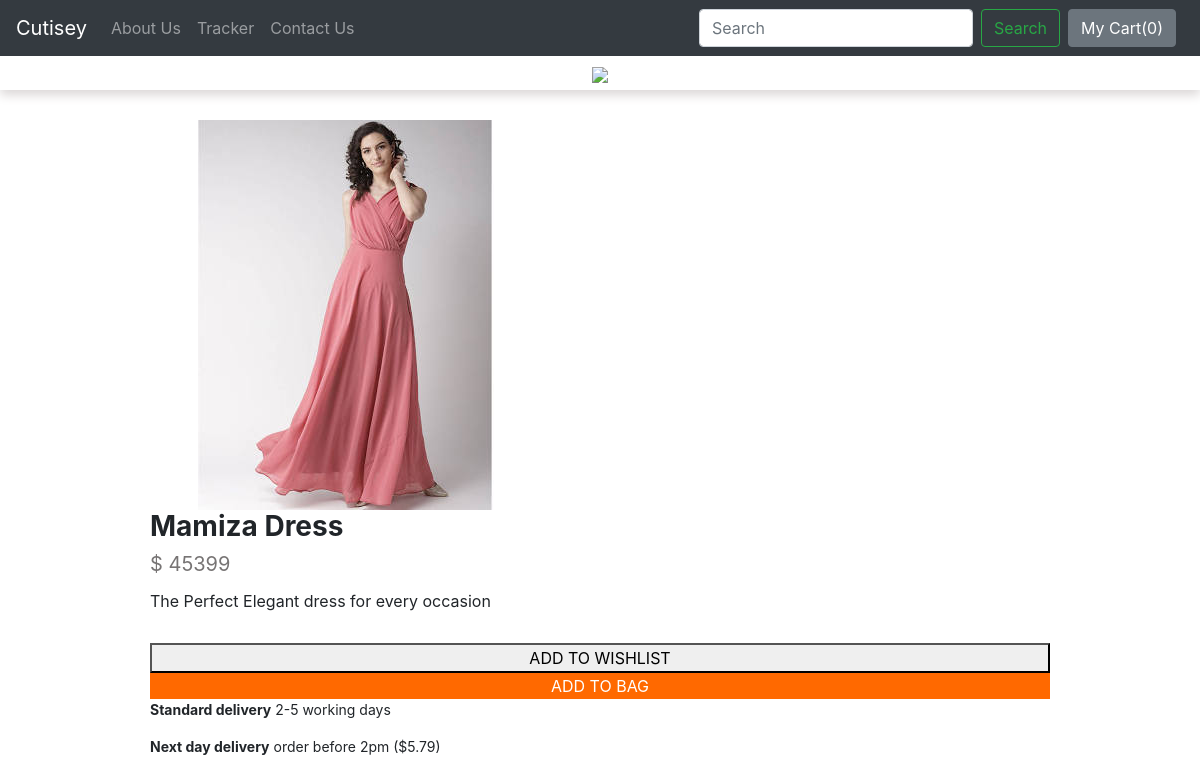
The page /Cutisey/products/4 on the database as committed earlier.
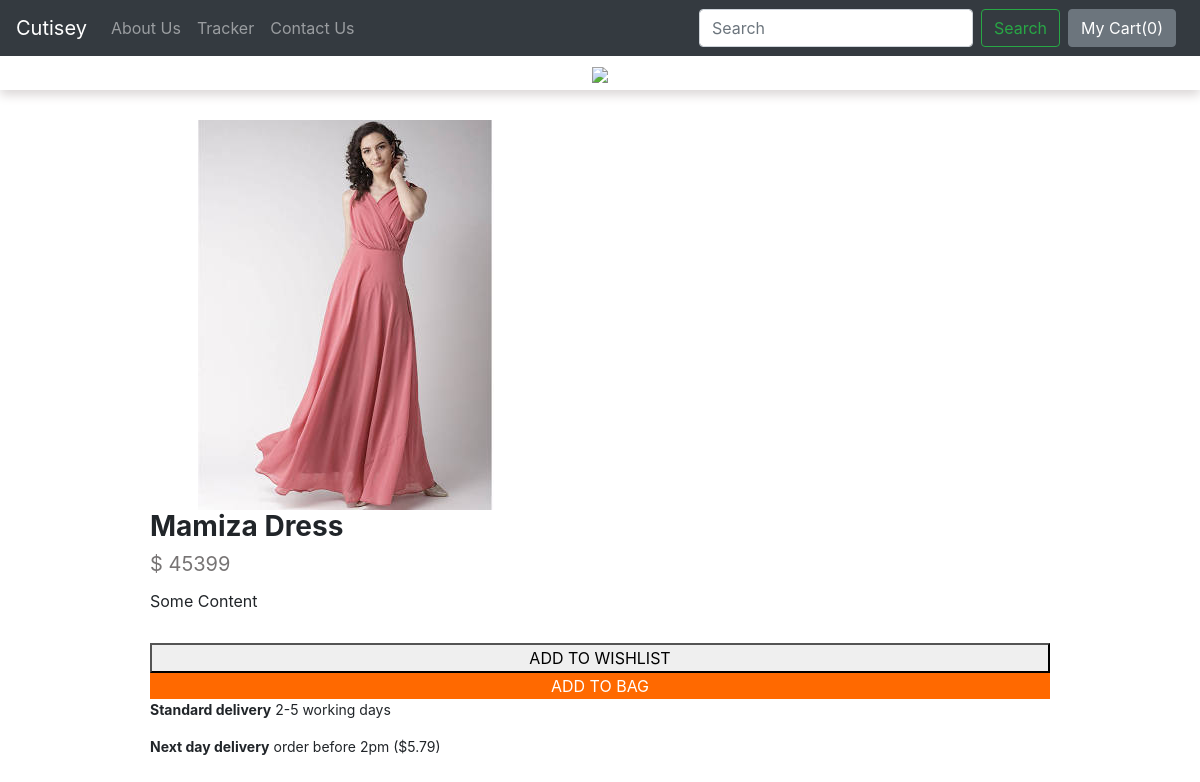
The same page on the database as committed later.
### Cutisey/models.py (models this page shows)
class Product(models.Model):
    product_id = models.AutoField
    product_name = models.CharField(max_length=50)
    category = models.CharField(max_length=50,default="")
    subcategory = models.CharField(max_length=50,default="")
    price = models.IntegerField(default=0)
    desc = models.CharField(max_length=300)
    pub_date = models.DateField()
    image = models.ImageField(upload_to="Cutisey/images",default="")
    def __str__(self):
        return self.product_name

### Cutisey/views.py (the view)
# urls.py: path("products/<int:myid>", views.productView, name="ProductView")
def productView(request, myid):
    product=Product.objects.filter(id=myid)
    print(product)
    return render(request, 'Cutisey/productView.html', {'product':product[0]})

### Cutisey/templates/Cutisey/productView.html (shortened to what this page needs)
{% extends 'Cutisey/basic.html' %}
{% block body %}
     <div id="header">
        <img src="https://awik.io/demo/webshop-zoom/star_logo.png">
      </div>
      <div class="columns">
         <div class="column">
            <div class="thumbnail-container">
              <img class="drift-demo-trigger" data-zoom="https://awik.io/demo/webshop-zoom/shoe-large.jpg" src="/media/{{product.image}}">
            </div>
        </div>
        <div class="grid left">
          <div class="column">
          <div class="details">
            <h1>{{product.product_name}}</h1>
            <p class="price">$ {{product.price}}</p>
            <p class="description">{{product.desc}}</p>
            <div class="columns">
              <div class="column" id="wishlist-container">
                <button class="button">
                    <span>ADD TO WISHLIST</span>
                </button>
              </div>
              <div class="column" id="buy-container">
                <button class="button buy-button">
                    <span>ADD TO BAG</span>
                </button>
              </div>
            </div>
            <p class="small-text"><span>Standard delivery</span> 2-5 working days</p>
            <p class="small-text"><span>Next day delivery</span> order before 2pm ($5.79)</p>
          </div>
        </div>
      </div>
      </div>
 {% endblock %}

Rows that differ between the two databases and show on the page:
changed Product "Mamiza Dress": desc "The Perfect Elegant dress for every occasion" → "Some Content"
